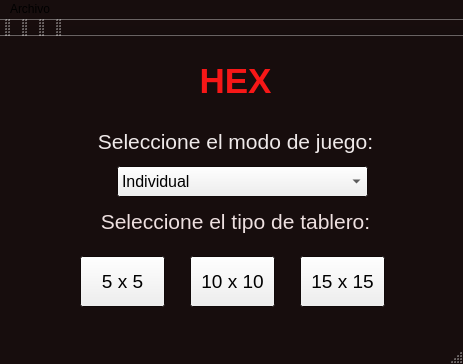
<?xml version="1.0" encoding="UTF-8"?>
<ui version="4.0">
 <class>Hex</class>
 <widget class="QMainWindow" name="Hex">
  <property name="geometry">
   <rect>
    <x>0</x>
    <y>0</y>
    <width>463</width>
    <height>364</height>
   </rect>
  </property>
  <property name="palette">
   <palette>
    <active>
     <colorrole role="Base">
      <brush brushstyle="SolidPattern">
       <color alpha="255">
        <red>252</red>
        <green>252</green>
        <blue>252</blue>
       </color>
      </brush>
     </colorrole>
     <colorrole role="Window">
      <brush brushstyle="SolidPattern">
       <color alpha="255">
        <red>23</red>
        <green>13</green>
        <blue>13</blue>
       </color>
      </brush>
     </colorrole>
     <colorrole role="Shadow">
      <brush brushstyle="SolidPattern">
       <color alpha="255">
        <red>24</red>
        <green>16</green>
        <blue>16</blue>
       </color>
      </brush>
     </colorrole>
    </active>
    <inactive>
     <colorrole role="Base">
      <brush brushstyle="SolidPattern">
       <color alpha="255">
        <red>252</red>
        <green>252</green>
        <blue>252</blue>
       </color>
      </brush>
     </colorrole>
     <colorrole role="Window">
      <brush brushstyle="SolidPattern">
       <color alpha="255">
        <red>23</red>
        <green>13</green>
        <blue>13</blue>
       </color>
      </brush>
     </colorrole>
     <colorrole role="Shadow">
      <brush brushstyle="SolidPattern">
       <color alpha="255">
        <red>24</red>
        <green>16</green>
        <blue>16</blue>
       </color>
      </brush>
     </colorrole>
    </inactive>
    <disabled>
     <colorrole role="Base">
      <brush brushstyle="SolidPattern">
       <color alpha="255">
        <red>23</red>
        <green>13</green>
        <blue>13</blue>
       </color>
      </brush>
     </colorrole>
     <colorrole role="Window">
      <brush brushstyle="SolidPattern">
       <color alpha="255">
        <red>23</red>
        <green>13</green>
        <blue>13</blue>
       </color>
      </brush>
     </colorrole>
     <colorrole role="Shadow">
      <brush brushstyle="SolidPattern">
       <color alpha="255">
        <red>24</red>
        <green>16</green>
        <blue>16</blue>
       </color>
      </brush>
     </colorrole>
    </disabled>
   </palette>
  </property>
  <property name="windowTitle">
   <string>Hex</string>
  </property>
  <widget class="QWidget" name="centralWidget">
   <widget class="QLabel" name="label">
    <property name="geometry">
     <rect>
      <x>10</x>
      <y>10</y>
      <width>451</width>
      <height>71</height>
     </rect>
    </property>
    <property name="text">
     <string>&lt;html&gt;&lt;head/&gt;&lt;body&gt;&lt;p align=&quot;center&quot;&gt;&lt;span style=&quot; font-size:26pt; font-weight:600; color:#f71717;&quot;&gt;HEX&lt;/span&gt;&lt;/p&gt;&lt;/body&gt;&lt;/html&gt;</string>
    </property>
   </widget>
   <widget class="QLabel" name="label_2">
    <property name="geometry">
     <rect>
      <x>10</x>
      <y>170</y>
      <width>451</width>
      <height>31</height>
     </rect>
    </property>
    <property name="text">
     <string>&lt;html&gt;&lt;head/&gt;&lt;body&gt;&lt;p align=&quot;center&quot;&gt;&lt;span style=&quot; font-size:16pt; color:#eee0e0;&quot;&gt;Seleccione el tipo de tablero:&lt;/span&gt;&lt;/p&gt;&lt;/body&gt;&lt;/html&gt;</string>
    </property>
   </widget>
   <widget class="QLabel" name="label_3">
    <property name="geometry">
     <rect>
      <x>10</x>
      <y>90</y>
      <width>451</width>
      <height>31</height>
     </rect>
    </property>
    <property name="text">
     <string>&lt;html&gt;&lt;head/&gt;&lt;body&gt;&lt;p align=&quot;center&quot;&gt;&lt;span style=&quot; font-size:16pt; color:#efe9e9;&quot;&gt;Seleccione el modo de juego:&lt;/span&gt;&lt;/p&gt;&lt;/body&gt;&lt;/html&gt;</string>
    </property>
   </widget>
   <widget class="QComboBox" name="modo">
    <property name="geometry">
     <rect>
      <x>117</x>
      <y>130</y>
      <width>251</width>
      <height>31</height>
     </rect>
    </property>
    <property name="palette">
     <palette>
      <active>
       <colorrole role="WindowText">
        <brush brushstyle="SolidPattern">
         <color alpha="255">
          <red>15</red>
          <green>0</green>
          <blue>255</blue>
         </color>
        </brush>
       </colorrole>
       <colorrole role="Text">
        <brush brushstyle="SolidPattern">
         <color alpha="255">
          <red>16</red>
          <green>0</green>
          <blue>255</blue>
         </color>
        </brush>
       </colorrole>
      </active>
      <inactive>
       <colorrole role="WindowText">
        <brush brushstyle="SolidPattern">
         <color alpha="255">
          <red>15</red>
          <green>0</green>
          <blue>255</blue>
         </color>
        </brush>
       </colorrole>
       <colorrole role="Text">
        <brush brushstyle="SolidPattern">
         <color alpha="255">
          <red>16</red>
          <green>0</green>
          <blue>255</blue>
         </color>
        </brush>
       </colorrole>
      </inactive>
      <disabled>
       <colorrole role="WindowText">
        <brush brushstyle="SolidPattern">
         <color alpha="255">
          <red>133</red>
          <green>133</green>
          <blue>133</blue>
         </color>
        </brush>
       </colorrole>
       <colorrole role="Text">
        <brush brushstyle="SolidPattern">
         <color alpha="255">
          <red>133</red>
          <green>133</green>
          <blue>133</blue>
         </color>
        </brush>
       </colorrole>
      </disabled>
     </palette>
    </property>
    <property name="font">
     <font>
      <pointsize>12</pointsize>
      <weight>50</weight>
      <bold>false</bold>
     </font>
    </property>
    <item>
     <property name="text">
      <string>Individual</string>
     </property>
    </item>
    <item>
     <property name="text">
      <string>Multijugador</string>
     </property>
    </item>
   </widget>
   <widget class="QPushButton" name="x5">
    <property name="geometry">
     <rect>
      <x>80</x>
      <y>220</y>
      <width>85</width>
      <height>51</height>
     </rect>
    </property>
    <property name="font">
     <font>
      <pointsize>14</pointsize>
     </font>
    </property>
    <property name="text">
     <string>5 x 5</string>
    </property>
   </widget>
   <widget class="QPushButton" name="x10">
    <property name="geometry">
     <rect>
      <x>190</x>
      <y>220</y>
      <width>85</width>
      <height>51</height>
     </rect>
    </property>
    <property name="font">
     <font>
      <pointsize>14</pointsize>
     </font>
    </property>
    <property name="text">
     <string>10 x 10</string>
    </property>
   </widget>
   <widget class="QPushButton" name="x15">
    <property name="geometry">
     <rect>
      <x>300</x>
      <y>220</y>
      <width>85</width>
      <height>51</height>
     </rect>
    </property>
    <property name="font">
     <font>
      <pointsize>14</pointsize>
     </font>
    </property>
    <property name="text">
     <string>15 x 15</string>
    </property>
   </widget>
  </widget>
  <widget class="QMenuBar" name="menuBar">
   <property name="geometry">
    <rect>
     <x>0</x>
     <y>0</y>
     <width>463</width>
     <height>27</height>
    </rect>
   </property>
   <widget class="QMenu" name="menuArchivo">
    <property name="title">
     <string>Archivo</string>
    </property>
    <addaction name="actionCargar_partida"/>
   </widget>
   <addaction name="menuArchivo"/>
  </widget>
  <widget class="QToolBar" name="mainToolBar">
   <attribute name="toolBarArea">
    <enum>TopToolBarArea</enum>
   </attribute>
   <attribute name="toolBarBreak">
    <bool>false</bool>
   </attribute>
  </widget>
  <widget class="QStatusBar" name="statusBar"/>
  <widget class="QToolBar" name="toolBar">
   <property name="windowTitle">
    <string>toolBar</string>
   </property>
   <attribute name="toolBarArea">
    <enum>TopToolBarArea</enum>
   </attribute>
   <attribute name="toolBarBreak">
    <bool>false</bool>
   </attribute>
  </widget>
  <widget class="QToolBar" name="toolBar_2">
   <property name="windowTitle">
    <string>toolBar_2</string>
   </property>
   <attribute name="toolBarArea">
    <enum>TopToolBarArea</enum>
   </attribute>
   <attribute name="toolBarBreak">
    <bool>false</bool>
   </attribute>
  </widget>
  <widget class="QToolBar" name="toolBar_3">
   <property name="windowTitle">
    <string>toolBar_3</string>
   </property>
   <attribute name="toolBarArea">
    <enum>TopToolBarArea</enum>
   </attribute>
   <attribute name="toolBarBreak">
    <bool>false</bool>
   </attribute>
  </widget>
  <action name="actionCargar_partida">
   <property name="text">
    <string>Cargar partida</string>
   </property>
  </action>
 </widget>
 <layoutdefault spacing="6" margin="11"/>
 <resources/>
 <connections/>
</ui>
